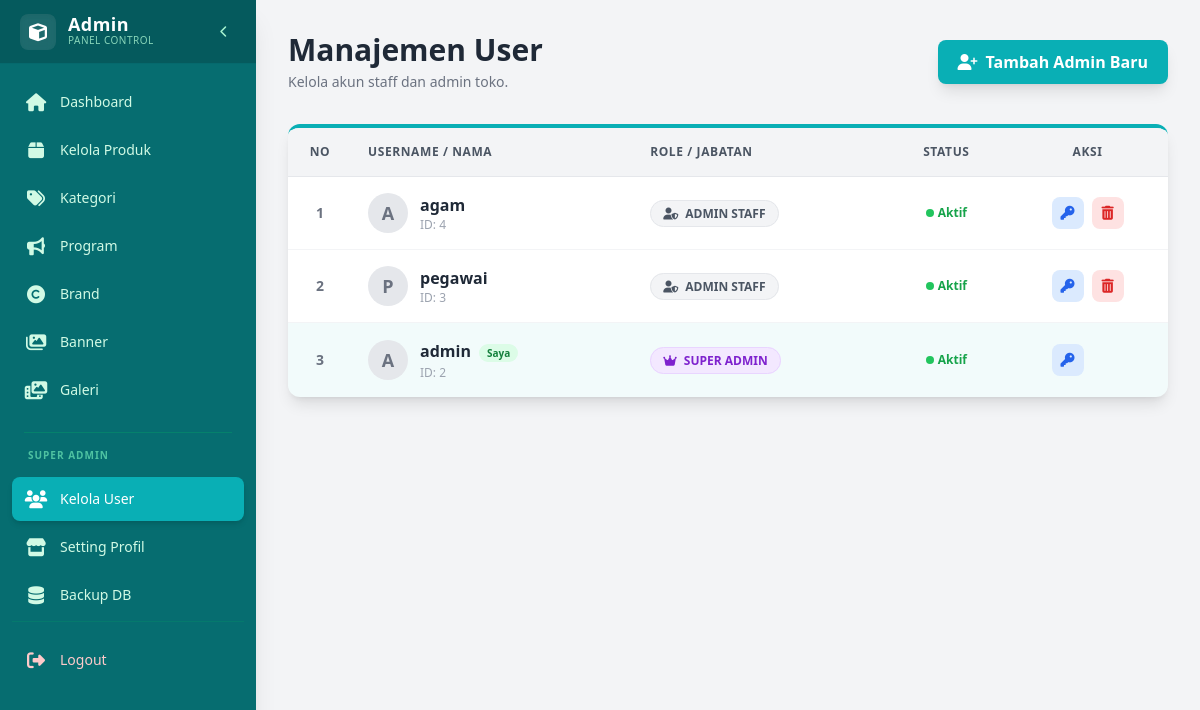
Screenshot of /admin/users.php (signed in) with the database file from the repository.
### tables this page shows
CREATE TABLE `users` (
  `id` int(11) NOT NULL AUTO_INCREMENT,
  `username` varchar(50) NOT NULL,
  `password` varchar(255) NOT NULL,
  `role` enum('super_admin','admin') DEFAULT 'admin',
  `created_at` timestamp NOT NULL DEFAULT current_timestamp(),
  PRIMARY KEY (`id`)
);

### admin/users.php (the view, shortened to what this page needs)
<?php
include '../config/koneksi.php';
$query = mysqli_query($conn, "SELECT * FROM users ORDER BY role DESC, username ASC");
?>
<!DOCTYPE html>
<html lang="id">
<head>
    <script src="https://cdn.tailwindcss.com"></script>
    <link rel="stylesheet" href="https://cdnjs.cloudflare.com/ajax/libs/font-awesome/6.4.0/css/all.min.css">
</head>
<body class="bg-gray-100 font-sans flex h-screen overflow-hidden">
    <?php include 'sidebar_menu.php'; ?>
    <main class="flex-1 overflow-x-hidden overflow-y-auto bg-gray-100 p-6 md:p-8">
        <div class="flex flex-col md:flex-row justify-between items-center mb-8 gap-4">
            <div>
                <h1 class="text-3xl font-bold text-gray-800">Manajemen User</h1>
                <p class="text-gray-500 text-sm mt-1">Kelola akun staff dan admin toko.</p>
            </div>
            <a href="tambah_user.php" class="bg-primary hover:bg-primaryHover text-white px-5 py-2.5 rounded-lg font-bold shadow-lg transition flex items-center gap-2">
                <i class="fas fa-user-plus"></i> Tambah Admin Baru
            </a>
        </div>
        <div class="bg-white rounded-xl shadow-lg overflow-hidden border-t-4 border-primary">
            <div class="overflow-x-auto">
                <table class="w-full text-left border-collapse">
                    <thead class="bg-gray-100 text-gray-600 uppercase text-xs font-bold tracking-wider">
                        <tr>
                            <th class="p-4 border-b w-16 text-center">No</th>
                            <th class="p-4 border-b">Username / Nama</th>
                            <th class="p-4 border-b">Role / Jabatan</th>
                            <th class="p-4 border-b text-center">Status</th>
                            <th class="p-4 border-b text-center">Aksi</th>
                        </tr>
                    </thead>
                    <tbody class="divide-y divide-gray-100 text-sm text-gray-700">
                        <?php
                        $no = 1;
                        while($row = mysqli_fetch_assoc($query)):
                            $is_me = ($row['id'] == $_SESSION['user_id']);
                            $is_super = ($row['role'] == 'super_admin' || $row['role'] == 'superadmin');
                        ?>
                        <tr class="hover:bg-primary/5 transition <?= $is_me ? 'bg-primary/5' : '' ?>">
                            <td class="p-4 text-center font-bold text-gray-500"><?= $no++ ?></td>
                            <td class="p-4 align-middle">
                                <div class="flex items-center gap-3">
                                    <div class="w-10 h-10 rounded-full bg-gray-200 flex items-center justify-center text-gray-500 font-bold text-lg uppercase">
                                        <?= substr($row['username'], 0, 1) ?>
                                    </div>
                                    <div>
                                        <div class="font-bold text-gray-800 text-base">
                                            <?= $row['username'] ?>
                                            <?php if($is_me): ?>
                                                <span class="text-[10px] bg-green-100 text-green-700 px-2 py-0.5 rounded-full ml-1">Saya</span>
                                            <?php endif; ?>
                                        </div>
                                        <div class="text-xs text-gray-400">ID: <?= $row['id'] ?></div>
                                    </div>
                                </div>
                            </td>
                            <td class="p-4 align-middle">
                                <?php if($is_super): ?>
                                    <span class="bg-purple-100 text-purple-700 px-3 py-1 rounded-full text-xs font-bold uppercase border border-purple-200">
                                        <i class="fas fa-crown mr-1"></i> Super Admin
                                    </span>
                                <?php else: ?>
                                    <span class="bg-gray-100 text-gray-600 px-3 py-1 rounded-full text-xs font-bold uppercase border border-gray-200">
                                        <i class="fas fa-user-shield mr-1"></i> Admin Staff
                                    </span>
                                <?php endif; ?>
                            </td>
                            <td class="p-4 text-center align-middle">
                                <span class="text-green-600 font-bold text-xs flex justify-center items-center gap-1">
                                    <div class="w-2 h-2 bg-green-500 rounded-full animate-pulse"></div> Aktif
                                </span>
                            </td>
                            <td class="p-4 text-center align-middle">
                                <div class="flex justify-center gap-2">
                                    <a href="edit_user.php?id=<?= $row['id'] ?>" class="w-8 h-8 flex items-center justify-center bg-blue-100 text-blue-600 rounded-lg hover:bg-blue-600 hover:text-white transition" title="Ganti Password / Edit">
                                        <i class="fas fa-key"></i>
                                    </a>
                                    <?php if(!$is_me && !$is_super): ?>
                                        <button onclick="hapusUser(<?= $row['id'] ?>)" class="w-8 h-8 flex items-center justify-center bg-red-100 text-red-600 rounded-lg hover:bg-red-600 hover:text-white transition" title="Hapus User">
                                            <i class="fas fa-trash-alt"></i>
                                        </button>
                                    <?php else: ?>
                                        <div class="w-8 h-8"></div>
                                    <?php endif; ?>
                                </div>
                            </td>
                        </tr>
                        <?php endwhile; ?>
                    </tbody>
                </table>
            </div>
        </div>
    </main>
</body>
</html>

### rows the page displays
users: username "A", username "agam", id "4", role "admin" (drawn)
users: username "P", username "pegawai", id "3", role "admin" (drawn)
users: username "A", username "admin", shows "Saya", id "2", role "super_admin" (drawn)

### other values shown
$label "Dashboard Kelola Produk Kategori Program Brand Banner Galeri Kelola User Setting Profil Backup DB"
